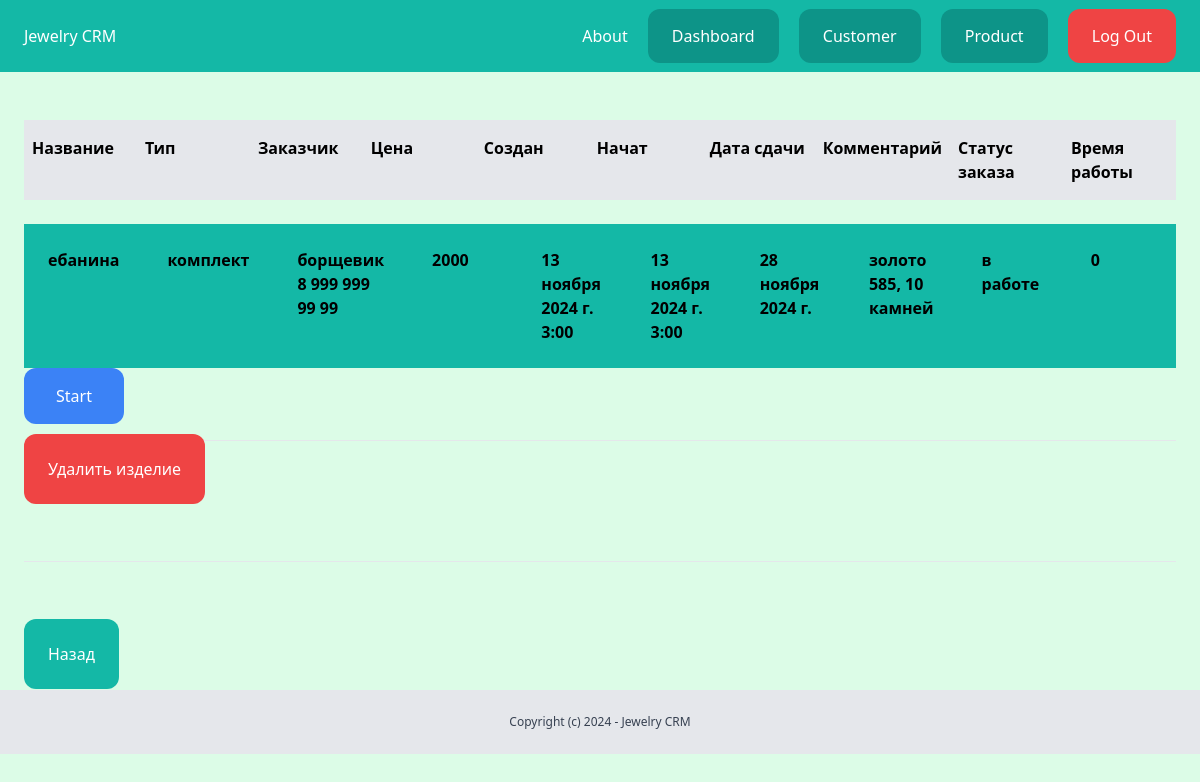
Before: /dashboard/product/1/ (signed in) with the older database file.
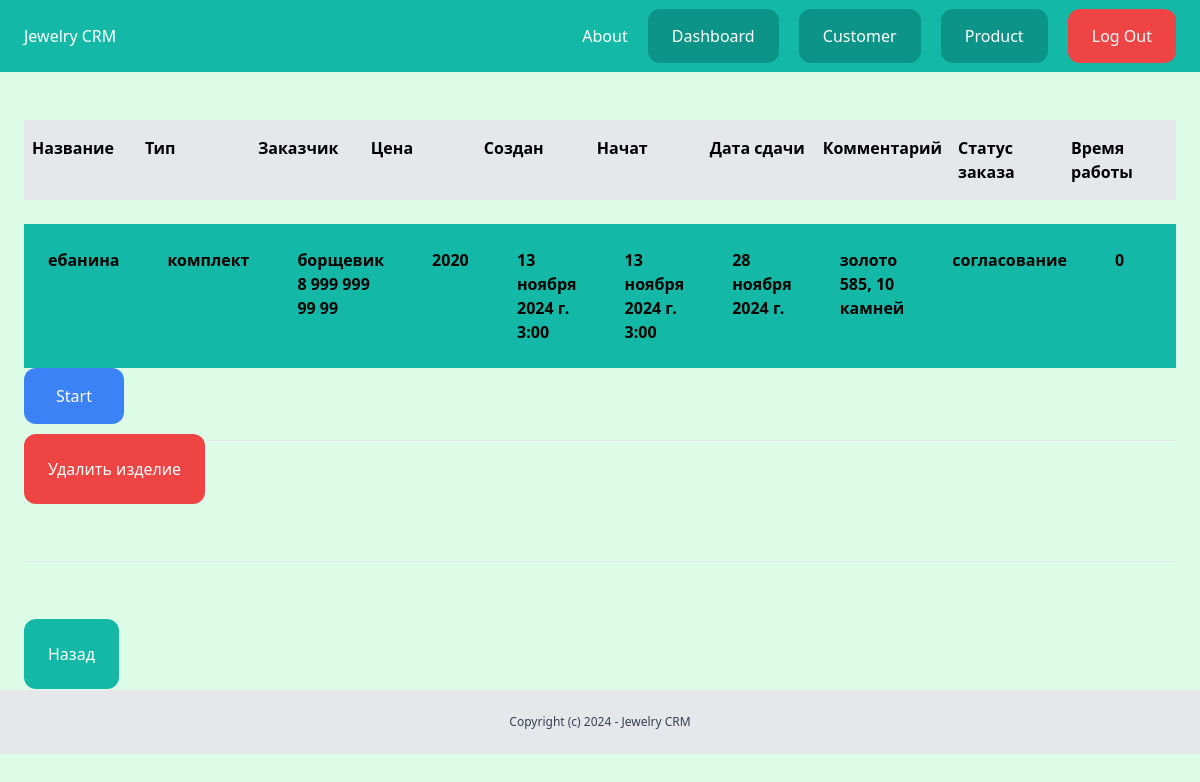
After: the same page with the newer database file.
### product/models.py (models this page shows, shortened)
class Product(models.Model):
    name = models.CharField(max_length=100)
    created_by = models.ForeignKey(User, related_name='product',on_delete=models.CASCADE,null=True)
    on_work = models.BooleanField(default=False,null=True)
    worker = models.ForeignKey(User,related_name='worker',null=True,on_delete=models.CASCADE)
    work_time = models.TextField(max_length=200,default='00 дней 00 часов 00 минут', null=True)
    type_product = models.CharField(max_length=30,choices=TYPE_CHOICE,default='кольцо')
    customer = models.ForeignKey(Customer,related_name='customer', on_delete=models.CASCADE)
    price = models.IntegerField()
    create_date = models.DateTimeField(auto_now_add=True)
    start_date = models.DateTimeField(auto_created=False, null=True)
    expiration_date = models.DateField(auto_created=False)
    comment = models.TextField()
    status = models.CharField(max_length=20,choices=STATUS_CHOICE,null=True,default='1')

### customer/models.py (models this page shows)
class Customer(models.Model):
    name = models.CharField(max_length=200)
    phone_number = models.CharField(max_length=30)
    comment = models.TextField()
    def __str__(self):
        return f"{self.name} {self.phone_number}"

### product/views.py (the view)
# urls.py: path('<int:pk>/', product_detail, name='product_detail'),
@login_required
def product_detail(request, pk):
    product = Product.objects.get(pk=pk)
    form = AddProductForm()
    if request.method == 'POST':
        product.start_date = localtime()
        product.on_work = True
        product.status = '2'
        product.save()
    return render(request, 'product/product_detail.html', {'product':product,
                                                           'form': form})

### templates/product/product_detail.html (shortened to what this page needs)
{% extends 'crm_project/base.html'%}
{%block content%}
<div class="py-6 px-6">
    <div class=" mt-6 flex justify-between">
        <p class="py-4 px-2 bg-gray-200 font-semibold w-full">Название</p>
        <p class="py-4 px-2 bg-gray-200 font-semibold w-full">Тип</p>
        <p class="py-4 px-2 bg-gray-200 font-semibold w-full">Заказчик</p>
        <p class="py-4 px-2 bg-gray-200 font-semibold w-full">Цена</p>
        <p class="py-4 px-2 bg-gray-200 font-semibold w-full">Создан</p>
        <p class="py-4 px-2 bg-gray-200 font-semibold w-full">Начат</p>
        <p class="py-4 px-2 bg-gray-200 font-semibold w-full">Дата сдачи</p>
        <p class="py-4 px-2 bg-gray-200 font-semibold w-full">Комментарий</p>
        <p class="py-4 px-2 bg-gray-200 font-semibold w-full">Статус заказа</p>
        <p class="py-4 px-2 bg-gray-200 font-semibold w-full">Время работы</p>
    </div>
        <div class=" mt-6 flex justify-between">
            <p class="py-6 px-6 bg-teal-500 font-semibold w-full">{{product.name}}</p>
            <p class="py-6 px-6 bg-teal-500 font-semibold w-full">{{ product.type_product}}</p>
            <p class="py-6 px-6 bg-teal-500 font-semibold w-full">{{ product.customer}}</p>
            <p class="py-6 px-6 bg-teal-500 font-semibold w-full">{{ product.price}}</p>
            <p class="py-6 px-6 bg-teal-500 font-semibold w-full">{{ product.create_date}}</p>
            <p class="py-6 px-6 bg-teal-500 font-semibold w-full">{{ product.start_date}} </p>
            <p class="py-6 px-6 bg-teal-500 font-semibold w-full">{{ product.expiration_date}}</p>
            <p class="py-6 px-6 bg-teal-500 font-semibold w-full">{{ product.comment}}</p>
            <p class="py-6 px-6 bg-teal-500 font-semibold w-full">{{ product.get_status_display}}</p>
            <p class="py-6 px-6 bg-teal-500 font-semibold w-full">{{ product.work_time}}</p>
        </div>
    {% if product.on_work == False%}
                    <form method="post" action=".">
                        <button class="py-4 px-8 bg-blue-500 text-white rounded-xl" type="submit">Start</button>
                    </form>
    {%else%}
                    <form method="post" action="{% url 'update_time' product.id %}">
                        {% csrf_token %}
                        <button class="py-4 px-8 bg-blue-500 text-white rounded-xl" type="submit">Stop</button>
                    </form>
    {%endif%}
    <hr class="my-4">
        <a href="{% url 'product_delete' product.id %}" class="mb-6 px-6 py-6 bg-red-500 text-white rounded-xl"> Удалить изделие</a>
    <hr class="my-20">
        <a href="{% url 'product_list'%}" class="mb-6 px-6 py-6 bg-teal-500 text-white rounded-xl">Назад</a>
</div>
{%endblock%}

Changed rows visible on the page:
changed Product "ебанина": price "2000" → "2020"; status "в работе" → "согласование"
